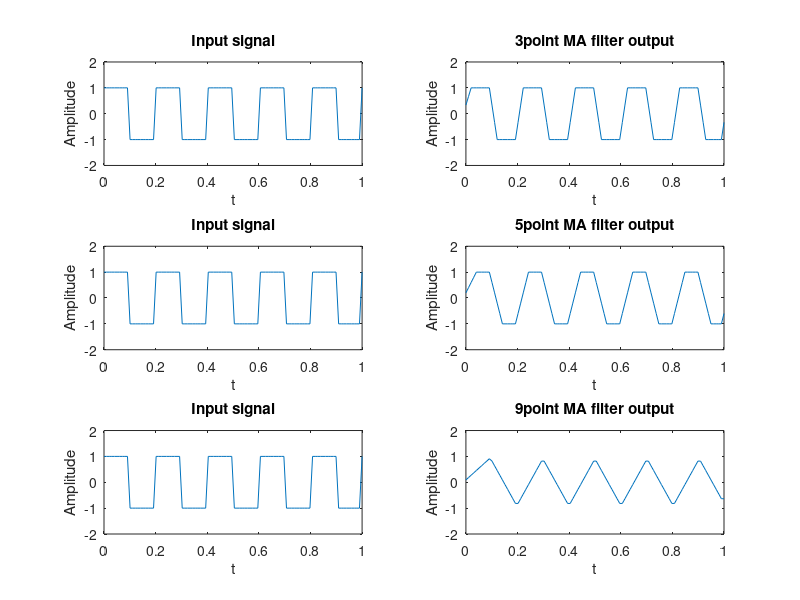

Reproduce this figure in MATLAB.
%Passing a square wave through MA filters
clc
clear all
close all
%Generate a square of fundamental frequency 5 Hz
t=linspace(0,1,100);
x=square(2*pi*5*t);
%Define three MA filters
M1=3;
M2=5;
M3=11;
%Impulse response of the MA filters
h1=1/M1*ones(1,M1);
h2=1/M2*ones(1,M2);
h3=1/M3*ones(1,M3);
%Output of the 3 MA filters
y1=filter(h1,1,x);
y2=filter(h2,1,x);
y3=filter(h3,1,x);
%Plotting of the results
subplot(3,2,1), plot(t,x),axis([0 1 -2 2])
xlabel('t'),ylabel('Amplitude'),title('Input signal')
subplot(3,2,2), plot(t,y1),axis([0 1 -2 2])
xlabel('t'),ylabel('Amplitude'),title('3point MA filter output')
subplot(3,2,3), plot(t,x),axis([0 1 -2 2])
xlabel('t'),ylabel('Amplitude'),title('Input signal')
subplot(3,2,4), plot(t,y2),axis([0 1 -2 2])
xlabel('t'),ylabel('Amplitude'),title('5point MA filter output')
subplot(3,2,5), plot(t,x),axis([0 1 -2 2])
xlabel('t'),ylabel('Amplitude'),title('Input signal')
subplot(3,2,6), plot(t,y3),axis([0 1 -2 2])
xlabel('t'),ylabel('Amplitude'),title('9point MA filter output')
